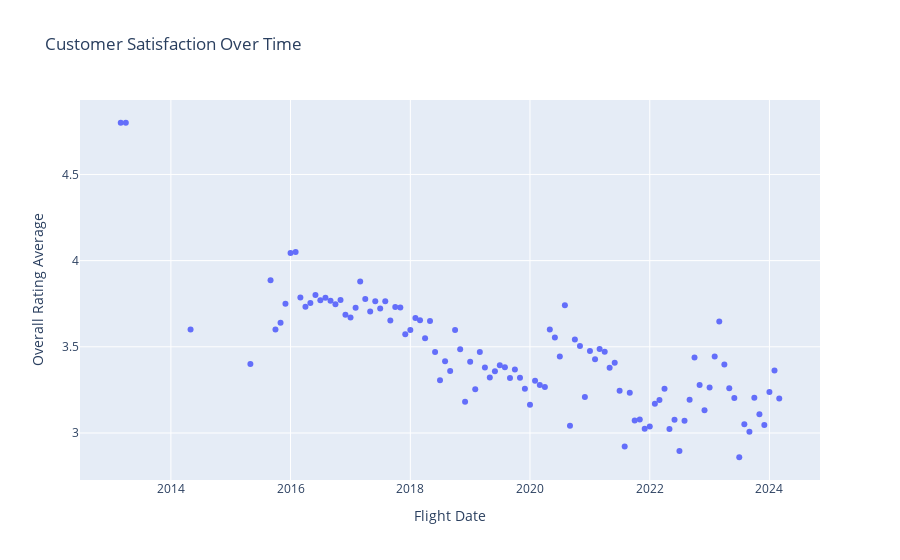

Write notebook code for a chart like this one.
### Code cell
# Group by 'Flight Date' and calculate the average 'Overall Rating'
average_ratings_by_date = selected_df.groupBy('Flight Date').agg(avg('Corrected Overall Rating').alias('Overall Rating Average'))

average_ratings_by_date.count()

# Convert the DataFrame to Pandas
average_ratings_by_date_pd = average_ratings_by_date.toPandas()

# Create the scatter plot
fig = px.scatter(average_ratings_by_date_pd, x='Flight Date', y='Overall Rating Average', title='Customer Satisfaction Over Time')

fig.show()

### Figure 1 — Plotly figure (JSON) as saved in the notebook; plotly's stock layout.template omitted (floating-point values rounded to 4 significant figures)
{"data": [{"hovertemplate": "Flight Date=%{x}<br>Overall Rating Average=%{y}<extra></extra>", "legendgroup": "", "marker": {"color": "#636efa", "symbol": "circle"}, "mode": "markers", "name": "", "orientation": "v", "showlegend": false, "type": "scatter", "x": ["2016-03-01", "2019-11-01", "2018-09-01", "2018-11-01", "2023-01-01", "2016-01-01", "2022-05-01", "2023-06-01", "2021-11-01", "2022-02-01", "2016-08-01", "2019-02-01", "2019-10-01", "2018-02-01", "2021-06-01", "2022-11-01", "2018-10-01", "2014-05-01", "2023-04-01", "2019-09-01", "2017-06-01", "2018-08-01", "2022-07-01", "2018-12-01", "2021-12-01", "2021-08-01", "2017-02-01", "2023-02-01", "2023-09-01", "2018-05-01", "2017-01-01", "2021-02-01", "2021-07-01", "2020-11-01", "2020-09-01", "2015-12-01", "2016-09-01", "2022-03-01", "2020-02-01", "2023-05-01", "2023-08-01", "2016-05-01", "2018-07-01", "2022-09-01", "2021-01-01", "2019-07-01", "2018-03-01", "2017-10-01", "2017-08-01", "2022-08-01", "2020-08-01", "2013-04-01", "2016-11-01", "2016-04-01", "2015-10-01", "2020-05-01", "2023-12-01", "2024-02-01", "2023-03-01", "2020-12-01", "2020-03-01", "2019-04-01", "2020-04-01", "2017-11-01", "2021-03-01", "2020-07-01", "2022-10-01", "2024-03-01", "2019-12-01", "2019-01-01", "2023-07-01", "2021-10-01", "2015-09-01", "2023-11-01", "2022-04-01", "2022-12-01", "2016-07-01", "2017-07-01", "2015-05-01", "2023-10-01", "2019-05-01", "2013-03-01", "2020-01-01", "2021-09-01", "2018-01-01", "2022-01-01", "2017-03-01", "2020-10-01", "2019-03-01", "2016-12-01", "2017-09-01", "2016-02-01", "2022-06-01", "2018-04-01", "2021-04-01", "2024-01-01", "2021-05-01", "2016-10-01", "2017-12-01", "2016-06-01", "2019-08-01", "2015-11-01", "2017-05-01", "2017-04-01", "2020-06-01", "2019-06-01", "2018-06-01"], "xaxis": "x", "y": [3.786, 3.32, 3.359, 3.486, 3.264, 4.044, 3.024, 3.203, 3.078, 3.169, 3.785, 3.253, 3.369, 3.667, 3.408, 3.279, 3.598, 3.6, 3.398, 3.319, 3.765, 3.416, 2.895, 3.181, 3.024, 2.921, 3.726, 3.443, 3.007, 3.65, 3.67, 3.427, 3.246, 3.504, 3.042, 3.75, 3.768, 3.191, 3.303, 3.26, 3.05, 3.754, 3.305, 3.193, 3.475, 3.393, 3.654, 3.731, 3.765, 3.07, 3.741, 4.8, 3.772, 3.733, 3.6, 3.6, 3.046, 3.363, 3.647, 3.209, 3.279, 3.38, 3.267, 3.728, 3.487, 3.444, 3.438, 3.2, 3.256, 3.413, 2.859, 3.072, 3.886, 3.109, 3.257, 3.132, 3.771, 3.722, 3.4, 3.205, 3.322, 4.8, 3.163, 3.234, 3.597, 3.037, 3.879, 3.543, 3.469, 3.686, 3.652, 4.05, 3.077, 3.55, 3.471, 3.238, 3.379, 3.747, 3.574, 3.8, 3.381, 3.64, 3.705, 3.778, 3.554, 3.359, 3.47], "yaxis": "y"}], "layout": {"legend": {"tracegroupgap": 0}, "title": {"text": "Customer Satisfaction Over Time"}, "xaxis": {"anchor": "y", "domain": [0, 1], "title": {"text": "Flight Date"}}, "yaxis": {"anchor": "x", "domain": [0, 1], "title": {"text": "Overall Rating Average"}}}}
